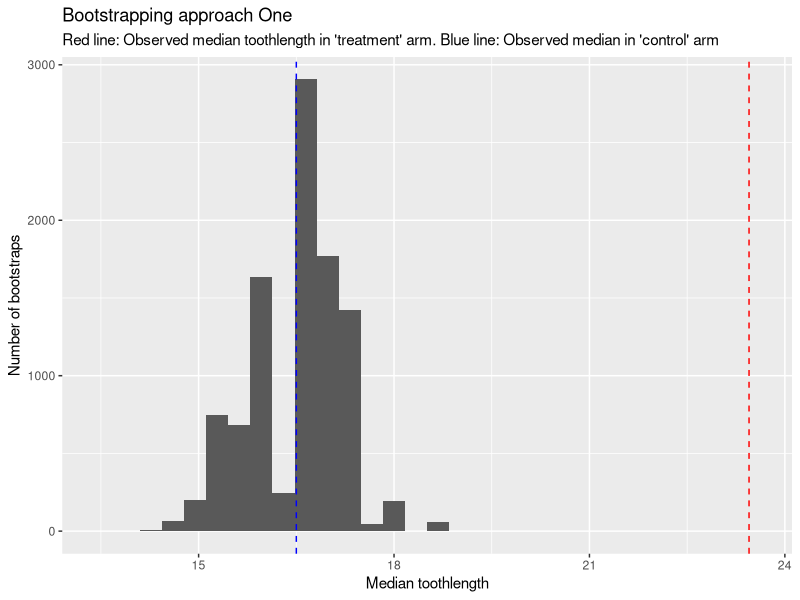
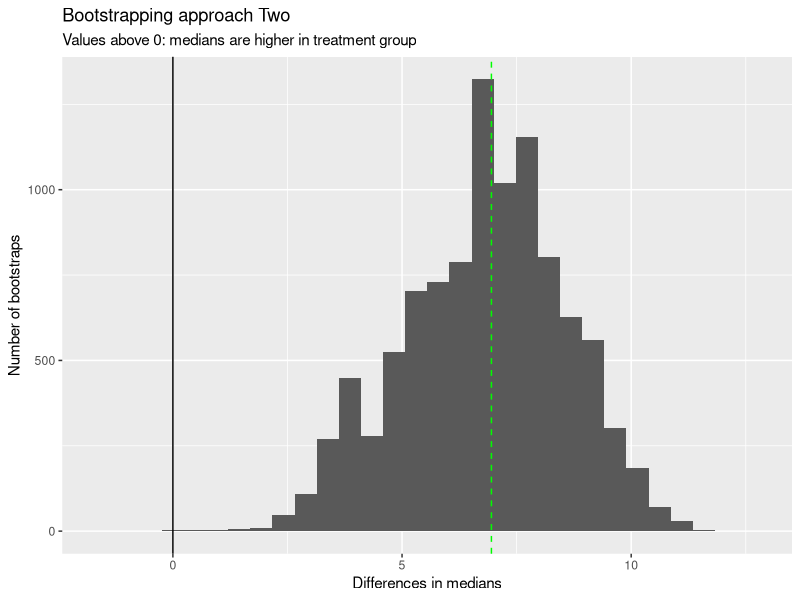

These figures' R source, in order:
## ---- chunk 1
library(tidyverse)
df <- ToothGrowth |> tibble()
df

## ---- chunk 2
Nreps <- 10000 # Number of bootstrap replicates

bs_med_vc <- vector(mode = 'numeric',  length = Nreps) #Vector for holding bootstrapped medians

dta_vc <- df |>
    filter(supp == "VC", dose == 1.0) # The equivalent of our 'control' population

control_toothlengths <- dta_vc |> pull(len) # Literally pulling teeth!

Ncontrol <- length(control_toothlengths) #Length of 'control' population sample

for (i in 1:Nreps){
    bs_c_length <- sample(
        control_toothlengths, 
        size = Ncontrol,
        replace = TRUE
    ) # resampling to the same length as the 'control' population

    this_bs_control_median <- median(bs_c_length)
    bs_med_vc[i] <- this_bs_control_median
}
## ---- chunk 3
treatment_toothlengths <- df |>
    filter(supp == "OJ", dose == 1.0) |>
    pull(len) # pulling teeth for the 'treatment' population

obs_med_oj <- median(treatment_toothlengths)

tibble(bs_control_median = bs_med_vc) |>
    ggplot(aes(x=bs_control_median)) +
    geom_histogram() +
    geom_vline(xintercept = obs_med_oj, colour = "red", linetype = "dashed") + 
    geom_vline(xintercept = median(control_toothlengths), colour = "blue", linetype = "dashed") + 
    labs(
       x = "Median toothlength",
       y = "Number of bootstraps",
       title = "Bootstrapping approach One",
       subtitle = "Red line: Observed median toothlength in 'treatment' arm. Blue line: Observed median in 'control' arm"
    )

## ---- chunk 4
Nreps <- 10000 # Number of bootstrap replicates

bs_diff_meds <- vector(mode = 'numeric',  length = Nreps) #Vector for holding differences in bootstrapped medians

dta_vc <- df |>
    filter(supp == "VC", dose == 1.0) # The equivalent of our 'control' population

control_toothlengths <- dta_vc |> pull(len) # Literally pulling teeth!

Ncontrol <- length(control_toothlengths) #Length of 'control' population sample

dta_oj <- df |>
    filter(supp == "OJ", dose == 1.0) # The equivalent of our 'treamtnet' population

treatment_toothlengths <- dta_oj |> pull(len) # Literally pulling teeth!

Ntreatment <- length(treatment_toothlengths) #Length of 'treatment' population sample


for (i in 1:Nreps){
    bs_c_length <- sample(
        control_toothlengths, 
        size = Ncontrol,
        replace = TRUE
    ) # resampling to the same length as the 'control' population

    this_bs_control_median <- median(bs_c_length)

    bs_t_length <- sample(
        treatment_toothlengths, 
        size = Ntreatment,
        replace = TRUE
    ) # resampling to the same length as the 'control' population

    this_bs_treat_median <- median(bs_t_length)

    bs_diff_meds[i] <- this_bs_treat_median - this_bs_control_median
}

## ---- chunk 5
tibble(bs_diffs_median = bs_diff_meds) |>
    ggplot(aes(x=bs_diffs_median)) +
    geom_histogram() +
    geom_vline(xintercept = 0) + 
    geom_vline(
        xintercept = median(treatment_toothlengths) - median(control_toothlengths), linetype = "dashed", colour = "green"         
        ) + 
    labs(
       x = "Differences in medians",
       y = "Number of bootstraps",
       title = "Bootstrapping approach Two",
       subtitle = "Values above 0: medians are higher in treatment group"
    )

## ---- chunk 6
sum(bs_diff_meds < 0) / Nreps

